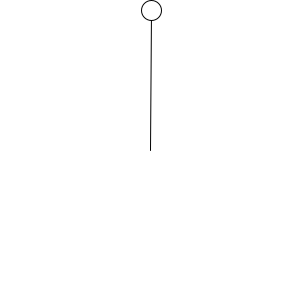
Frame 1 (no input)
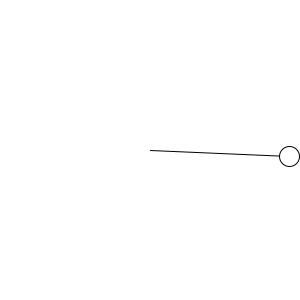
Frame 60 (the mouse pressed at the canvas centre just before this capture)
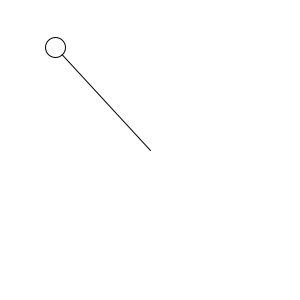
Frame 120 (the mouse held since frame 60 and released just before this capture)

The Processing sketch that drew these frames (run headless with seeded random() and noise(); from frame 60 on, the mouse is pressed at the canvas centre):

// Processing sketch: processing_95723
// ── processing_95723.pde

float dt = 0.2;
float angle = 0.001;
float g = 9.8;
float x;
float y;
float l =140; //length of the rope
float at;     //tangent acceleration
float rotacc; //rotary acceleration
float rotvel = 0.04; //rotary velocity

boolean spotted = false;
boolean grabbed = false;

void setup(){
  size(300, 300);
  
}


void draw(){
  
  background(255);
  
  if(!grabbed){
  at = g * sin(angle);

  rotacc = at / l;
  rotacc -= rotvel * 0.01;
  rotvel += rotacc * dt;
  angle += rotvel *dt;
  }else{
    angle = PVector.angleBetween(new PVector(0, -1), new PVector(-width/2 + mouseX, -height/2 + mouseY));
    if(-width/2 + mouseX<0)
    angle *=-1;
    rotvel = 0;
  }
  y = -l * cos(angle);
  
  x = l * sin(angle);;
  
  translate(width / 2 , height / 2);
  line(0,0,x,y);
  if((spotted = PVector.dist(new PVector(-width/2 + mouseX, -height/2 + mouseY), new PVector(x, y)) < 10) || grabbed)
      fill(0,0,255);
      else fill(255);
  ellipse(x, y, 20 , 20);
}

void mousePressed(){
  grabbed = spotted;
}

void mouseReleased(){
  grabbed = false;
}
